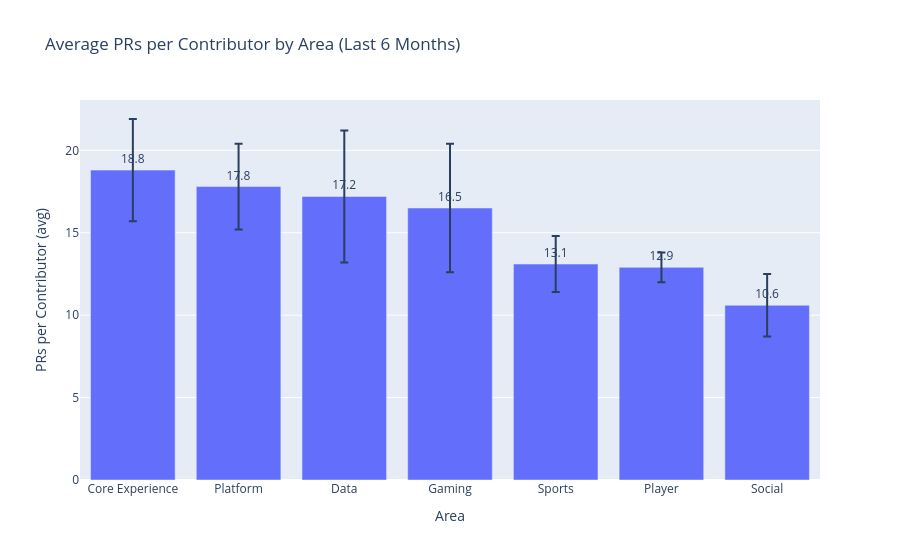

The notebook cell this image was saved under:
### Code cell
# Bar chart: 6-month average PRs per contributor by area
fig = px.bar(df_area_6mo.reset_index(), 
             x='area', 
             y='avg_prs_per_contributor',
             error_y='std',
             title='Average Monthly PRs per Contributor by Area',
             text='avg_prs_per_contributor')
fig.update_traces(texttemplate='%{text:.1f}', textposition='outside')
fig.update_layout(yaxis_title='PRs per Contributor (avg)', xaxis_title='Area')
fig.show()

# Export manually: fig.write_image('pr-throughput-by-area-comparison.png')

# Print key insight
highest = df_area_6mo['avg_prs_per_contributor'].idxmax()
lowest = df_area_6mo['avg_prs_per_contributor'].idxmin()
highest_val = df_area_6mo.loc[highest, 'avg_prs_per_contributor']
lowest_val = df_area_6mo.loc[lowest, 'avg_prs_per_contributor']

print(f"\nKey finding:")
print(f"  - Highest: {highest} ({highest_val:.1f} PRs/contributor)")
print(f"  - Lowest: {lowest} ({lowest_val:.1f} PRs/contributor)")
print(f"  - Ratio: {highest_val/lowest_val:.1f}x difference")

### Figure 1 — Plotly figure (JSON) as saved in the notebook; plotly's stock layout.template omitted (floating-point values rounded to 4 significant figures)
{"data": [{"error_y": {"array": [3.1, 2.6, 4.0, 3.9, 1.7, 0.9, 1.9]}, "hovertemplate": "area=%{x}<br>avg_prs_per_contributor=%{text}<extra></extra>", "legendgroup": "", "marker": {"color": "#636efa", "pattern": {"shape": ""}}, "name": "", "orientation": "v", "showlegend": false, "text": [18.8, 17.8, 17.2, 16.5, 13.1, 12.9, 10.6], "textposition": "outside", "texttemplate": "%{text:.1f}", "type": "bar", "x": ["Core Experience", "Platform", "Data", "Gaming", "Sports", "Player", "Social"], "xaxis": "x", "y": [18.8, 17.8, 17.2, 16.5, 13.1, 12.9, 10.6], "yaxis": "y"}], "layout": {"barmode": "relative", "legend": {"tracegroupgap": 0}, "title": {"text": "Average PRs per Contributor by Area (Last 6 Months)"}, "xaxis": {"anchor": "y", "domain": [0, 1], "title": {"text": "Area"}}, "yaxis": {"anchor": "x", "domain": [0, 1], "title": {"text": "PRs per Contributor (avg)"}}}}
